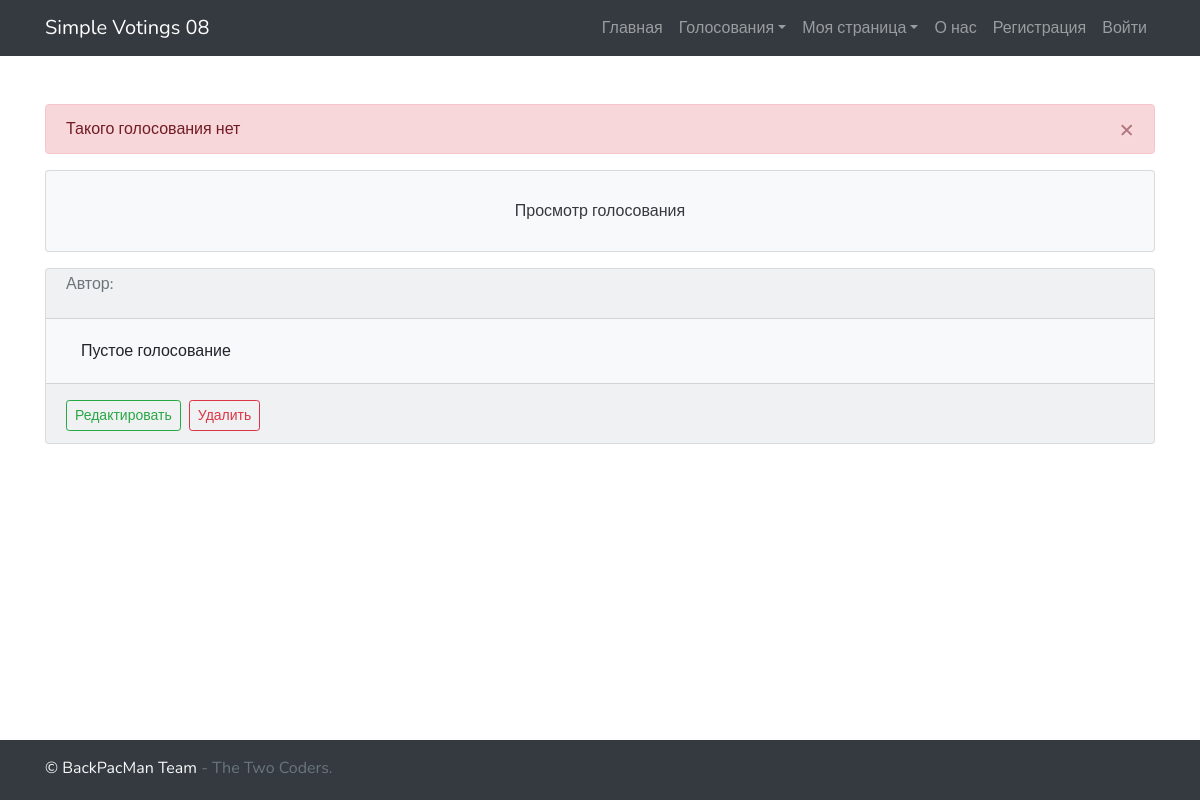
The page /voting/49/ on the database as committed earlier.
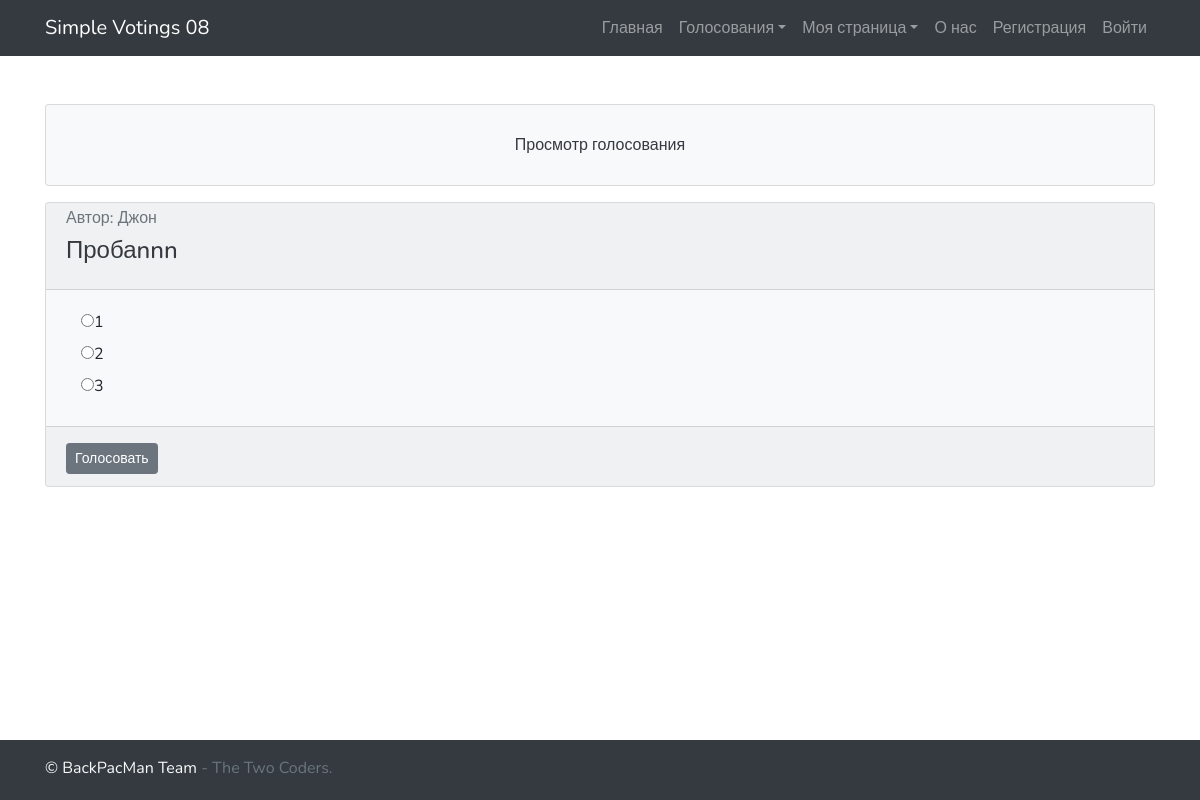
The same page on the database as committed later.
### main_app/models.py (models this page shows, shortened)
class Voting(models.Model):
    question = models.CharField(max_length=50)
    type = models.CharField(max_length=20, default='radio')  # radio, checkbox, text_input
    author = models.ForeignKey(get_user_model(), on_delete=models.CASCADE)
    def options(self):
        return Options.objects.filter(voting_id=self.id)
    def users(self):
        return {e.user_id for e in Vote.objects.filter(voting_id=self.id)}
    def voting_view(self):
        return "/voting/" + str(self.id)

class Options(models.Model):
    voting = models.ForeignKey(to=Voting, on_delete=models.CASCADE)
    option = models.CharField(max_length=50)
    def users(self):
        return {e.id for e in Vote.objects.filter(voting_id=self.voting_id)}

class Vote(models.Model):
    voting = models.ForeignKey(Voting, on_delete=models.CASCADE)
    option = models.ForeignKey(Options, on_delete=models.CASCADE)
    user = models.ForeignKey(get_user_model(), on_delete=models.CASCADE)

### main_app/views.py (the view, shortened to what this page needs)
# urls.py: path('voting/<str:voting>/', voting),
def voting(request, voting):
    context = {'answers': []}
    try:
        v = models.Voting.objects.get(id=voting)
        context['voting'] = v
    except:
        messages.add_message(request, messages.ERROR, "Такого голосования нет")
    context['pagetitle'] = 'Просмотр голосования'
    context['menu'] = get_menu_context(request)
    context['main_message'] = 'Просмотр голосования'
    context['expand'] = False
    return render(request, 'voting.html', context)

### main_app/templates/voting.html (shortened to what this page needs)
{% extends "basic.html" %}
{% block custom_js %}
{% load static %}
{% endblock%}
{% block main %}
<div class="mb-4">
    {% if voting.type == 'text_input' %}
    {% include 'forms/voting_text.html' with action="/vote/" %}
    {% else %}
    {% include 'forms/voting_basic.html' with action="/vote/" %}
    {% endif %}
</div>
{% endblock %}

### main_app/templates/basic.html (shortened to what this page needs)
<!DOCTYPE html>
<html lang="en">
<head>
    {% load static %}
    <link rel="stylesheet" href="{% static 'vendor/bootstrap/css/bootstrap.min.css' %}">
    <link rel="stylesheet" href="{% static 'css/custom.css' %}">
</head>
<body>
<header>
    {% block menu %}
    {% include 'menu.html' %}
    {% endblock %}
</header>
<div class="container mt-5">
    <main>
        {% block alert %}
        {% include 'messages.html' %}
        {% endblock %}
        {% block message %}
        <div class="card bg-light my-3 py-2 text-center">
            <div class="card-body">
                <p class="text-dark m-0"> {{ main_message }}</p>
            </div>
        </div>
        {% endblock %}
        {% block main %}
        {% endblock %}
    </main>
</div>
<footer class="footer pt-3 bg-dark">
    {% block footer %}
    <div class="container">
        <p class="text-muted"><a href="/about/" title="" class="text-light">&copy; BackPacMan Team</a> - The Two Coders.
        </p>
    </div>
    {% endblock %}
</footer>
</body>
</html>

### main_app/templates/menu.html (shortened to what this page needs)
{% if menu %}
<nav class="navbar navbar-expand-lg navbar-dark bg-dark">
    <div class="container">
        <a class="navbar-brand" href="/">Simple Votings 08</a>
        <div class="collapse navbar-collapse" id="navbarResponsive">
            <ul class="navbar-nav ml-auto">
                {% for item in menu %}
                {% if item.dropdown %}
                <div class="dropdown">
                    <li class="nav-item">
                        <a class="nav-link dropdown-toggle"
                           id="dropdownMenuButton" data-toggle="dropdown"
                           aria-haspopup="true" aria-expanded="false" href="{{ item.url }}">{{ item.name }}</a>
                    </li>
                </div>
                {% else %}
                <li class="nav-item">
                    <a class="nav-link" href="{{item.url}}">{{ item.name }}</a>
                </li>
                {% endif %}
                {% endfor %}
                {% for item in menu.0 %}
                <li class="nav-item">
                    <a class="nav-link" href="{{item.url}}">{{ item.name }}
                    </a>
                </li>
                {% endfor %}
            </ul>
        </div>
    </div>
</nav>
{% endif %}

### main_app/templates/messages.html
{% if messages %}
    {% for message in messages %}
        <div class="alert
        {% if message.tags != 'error' %}
        alert-{{message.tags}}
        {% else %}
        alert-danger
        {% endif %}
        alert-dismissible fade show">
        {{ message }}
        <button type="button" class="close" data-dismiss="alert" aria-label="Close">
            <span aria-hidden="true">&times;</span>
        </button>
    </div>
    {% endfor %}
{% endif %}

### main_app/templates/forms/voting_basic.html (shortened to what this page needs)
{% extends './basic.html' %}
{% block main %}
{% if voting.type == 'text_input' %}
<p><label {% if user.id in voting.users %}title="(Ответили: {{ voting.users|length }})" {% endif %}>
    <input type="text" class="w-100"
           {% if user.id in voting.users %}disabled{% endif %}
           name="answer" placeholder="Ваш ответ"></label>
    {% else %}
<div class="container-fluid">
    {% for option in voting.options %}
    <div class="row">
        <div class="col">
            <label {% if user.id in voting.users %}title="{{ option.get_votes_count_t }}" {% endif %}>
                {% if user.id not in voting.users %}
                <input type="{{ voting.type }}"
                       name="{% if voting.type == 'radio' %}{{ voting.id }}{% else %}{{ option.id }}{% endif %}"
                       value="{% if user.id in option.users %}<u>{{option.option}}</u>{% else %}{{option.option}}{% endif %}"
                >{% if user.id in option.users %}<u>{{option.option}}</u>{% else %}{{option.option}}{% endif %}
                {% else %}
                {{ option.option }}
                {% endif %}
            </label>
        </div>
    </div>
    {% empty %}
    {{ onempty_message|default:"Пустое голосование" }}
    {% endfor %}
</div>
{% endif %}
{% endblock %}
{% block after %}
<div class="card-footer">
    {% if user.id not in voting.users %}
    <input type="submit" class="btn btn-secondary btn-sm mt-1" value="Голосовать">
    {% endif %}
    {% if user.id == voting.author_id %}
    <input type="submit" class="btn btn-outline-success btn-sm mr-1 mt-1" name="edit" value="Редактировать">
    <input type="submit" class="btn btn-outline-danger btn-sm mt-1" name="delete" value="Удалить">
    {% endif %}
</div>
{% endblock %}

### main_app/templates/forms/basic.html (shortened to what this page needs)
<form method="{% block method %}{{ method|default:'POST' }}{% endblock %}"
      action="{% block action %}{{ action|default:'/' }}{% endblock %}" id="voting_form">
    <div class="card bg-light">
        <div class="card-header" >
            <h6 class="card-subtitle mb-2 text-muted">Автор:
                {% if voting.author.first_name %} {{ voting.author.first_name }}
                {% else %} {{ voting.author }} {% endif %} </h6>
            <h4 class="card-title"><a href="{{voting.voting_view}}" class="text-dark"> {{ voting.question }}</a></h4>
        </div>
        <div {% if expand %} class="collapse" {% endif %} id="voting_{{voting.id}}">
            <div class="card-body">
                {% block main %}{% endblock %}
            </div>
            {% block after %}{% endblock %}
        </div>
    </div>
</form>

### main_app/static/css/custom.css (style rules this page uses)
html { height: 100%; }
body { font-family: 'Nunito', sans-serif; min-height:100%; position:relative; padding-bottom: 60px; background-image: url("./images/img.png"); }
.footer { position: absolute; left: 0; right: 0; bottom: 0; height: 60px; }

Rows that differ between the two databases and show on the page:
added Voting: author.first_name "Джон", question "Пробаnnn", type "☐ 1", type "☐ 2", type "☐ 3"
added Options: option "1"
added Options: option "2"
added Options: option "3"
Other text that changed with them:
form field value: (not shown) → "Голосовать"
{{ onempty_message|default:"Пустое голосование" }}: "Пустое голосование" → (not shown)
form field edit: "Редактировать" → (not shown)
form field delete: "Удалить" → (not shown)
list line gone: "Такого голосования нет ×"
